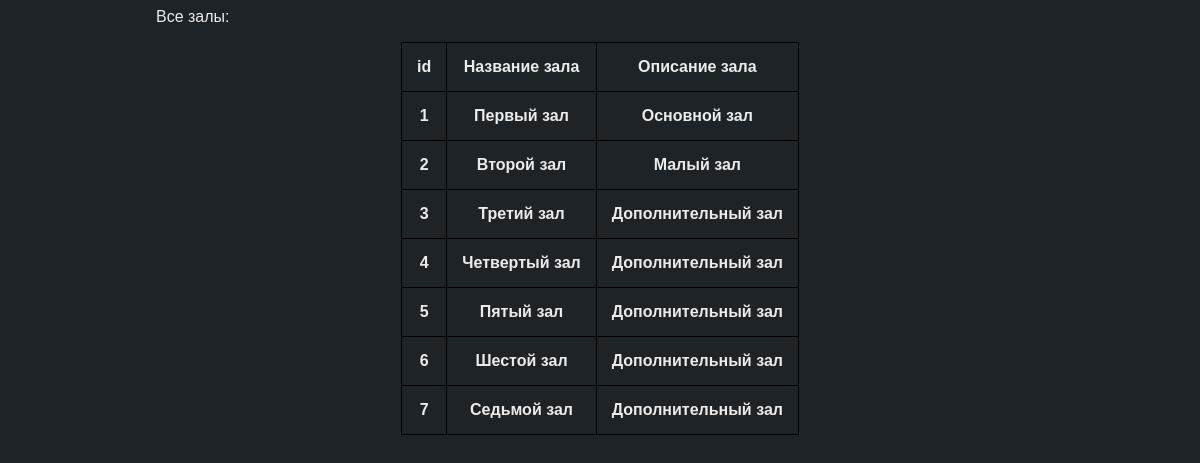
Page /php/cinema_halls.php on the committed database.
### tables this page shows
create table cinema_halls
(
    id           int                 not null auto_increment,
    primary key (id),
    name_of_hall varchar(256) unique not null,
    description  varchar(256)
);

### php/cinema_halls.php (the view, shortened to what this page needs)
<link rel="stylesheet" href="style.css">
<div class="main_content">
    <p>Все залы:</p>
    <table>
        <tr>
            <th>id</th>
            <th>Название зала</th>
            <th>Описание зала</th>
        </tr>
        <?php
        $db = Utils::getPDO();
        foreach ($db->query('select * from cinema_halls') as $row) {
            echo '<tr>';
            echo "<th>{$row['id']}</th>";
            echo "<th>{$row['name_of_hall']}</th>";
            echo "<th>{$row['description']}</th>";
            echo "</tr>";
        }
        ?>
    </table>
</div>

### php/style.css (style rules this page uses)
table, th, td { border: 1px solid black; border-collapse: collapse; margin: 0 auto; }
th { padding: 15px; }
table { margin-bottom: 7rem; }
.main_content { width: 75%; margin-left: auto; margin-right: auto; }

### rows in the picture
cinema_halls: id "1", name_of_hall "Первый зал", description "Основной зал"
cinema_halls: id "2", name_of_hall "Второй зал", description "Малый зал"
cinema_halls: id "3", name_of_hall "Третий зал", description "Дополнительный зал"
cinema_halls: id "4", name_of_hall "Четвертый зал", description "Дополнительный зал"
cinema_halls: id "5", name_of_hall "Пятый зал", description "Дополнительный зал"
cinema_halls: id "6", name_of_hall "Шестой зал", description "Дополнительный зал"
cinema_halls: id "7", name_of_hall "Седьмой зал", description "Дополнительный зал"
